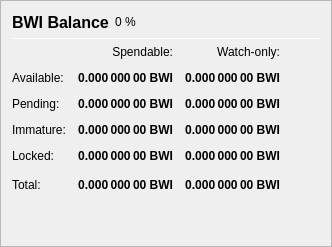
                   <widget class="QFrame" name="frame_Balances">
                    <property name="frameShape">
                     <enum>QFrame::StyledPanel</enum>
                    </property>
                    <property name="frameShadow">
                     <enum>QFrame::Raised</enum>
                    </property>
                    <layout class="QVBoxLayout" name="verticalLayout_4">
                     <item>
                      <layout class="QHBoxLayout" name="horizontalLayout_4">
                       <item>
                        <widget class="QLabel" name="label_5">
                         <property name="minimumSize">
                          <size>
                           <width>0</width>
                           <height>20</height>
                          </size>
                         </property>
                         <property name="font">
                          <font>
                           <pointsize>12</pointsize>
                           <weight>75</weight>
                           <bold>true</bold>
                          </font>
                         </property>
                         <property name="text">
                          <string>BWI Balance</string>
                         </property>
                        </widget>
                       </item>
                       <item>
                        <widget class="QLabel" name="labelBWIPercent">
                         <property name="text">
                          <string notr="true">0 %</string>
                         </property>
                        </widget>
                       </item>
                       <item>
                        <spacer name="horizontalSpacer_3">
                         <property name="orientation">
                          <enum>Qt::Horizontal</enum>
                         </property>
                         <property name="sizeHint" stdset="0">
                          <size>
                           <width>40</width>
                           <height>20</height>
                          </size>
                         </property>
                        </spacer>
                       </item>
                      </layout>
                     </item>
                     <item>
                      <widget class="Line" name="line_Balance">
                       <property name="minimumSize">
                        <size>
                         <width>0</width>
                         <height>1</height>
                        </size>
                       </property>
                       <property name="maximumSize">
                        <size>
                         <width>16777215</width>
                         <height>1</height>
                        </size>
                       </property>
                       <property name="orientation">
                        <enum>Qt::Horizontal</enum>
                       </property>
                      </widget>
                     </item>
                     <item>
                      <layout class="QGridLayout" name="gridLayout">
                       <property name="spacing">
                        <number>12</number>
                       </property>
                       <item row="0" column="1">
                        <widget class="QLabel" name="labelSpendable">
                         <property name="text">
                          <string>Spendable:</string>
                         </property>
                         <property name="alignment">
                          <set>Qt::AlignRight|Qt::AlignTrailing|Qt::AlignVCenter</set>
                         </property>
                        </widget>
                       </item>
                       <item row="0" column="2">
                        <widget class="QLabel" name="labelWatchonly">
                         <property name="text">
                          <string>Watch-only:</string>
                         </property>
                         <property name="alignment">
                          <set>Qt::AlignRight|Qt::AlignTrailing|Qt::AlignVCenter</set>
                         </property>
                        </widget>
                       </item>
                       <item row="1" column="0">
                        <widget class="QLabel" name="labelBalanceText">
                         <property name="text">
                          <string>Available:</string>
                         </property>
                        </widget>
                       </item>
                       <item row="1" column="1">
                        <widget class="QLabel" name="labelBalance">
                         <property name="font">
                          <font>
                           <weight>75</weight>
                           <bold>true</bold>
                          </font>
                         </property>
                         <property name="cursor">
                          <cursorShape>IBeamCursor</cursorShape>
                         </property>
                         <property name="toolTip">
                          <string>Your current spendable balance</string>
                         </property>
                         <property name="text">
                          <string notr="true">0.000 000 00 BWI</string>
                         </property>
                         <property name="alignment">
                          <set>Qt::AlignRight|Qt::AlignTrailing|Qt::AlignVCenter</set>
                         </property>
                         <property name="textInteractionFlags">
                          <set>Qt::LinksAccessibleByMouse|Qt::TextSelectableByKeyboard|Qt::TextSelectableByMouse</set>
                         </property>
                        </widget>
                       </item>
                       <item row="1" column="2">
                        <widget class="QLabel" name="labelWatchAvailable">
                         <property name="font">
                          <font>
                           <weight>75</weight>
                           <bold>true</bold>
                          </font>
                         </property>
                         <property name="cursor">
                          <cursorShape>IBeamCursor</cursorShape>
                         </property>
                         <property name="toolTip">
                          <string>Your current balance in watch-only addresses</string>
                         </property>
                         <property name="text">
                          <string notr="true">0.000 000 00 BWI</string>
                         </property>
                         <property name="alignment">
                          <set>Qt::AlignRight|Qt::AlignTrailing|Qt::AlignVCenter</set>
                         </property>
                         <property name="textInteractionFlags">
                          <set>Qt::LinksAccessibleByMouse|Qt::TextSelectableByKeyboard|Qt::TextSelectableByMouse</set>
                         </property>
                        </widget>
                       </item>
                       <item row="2" column="0">
                        <widget class="QLabel" name="labelPendingText">
                         <property name="text">
                          <string>Pending:</string>
                         </property>
                        </widget>
                       </item>
                       <item row="2" column="1">
                        <widget class="QLabel" name="labelUnconfirmed">
                         <property name="font">
                          <font>
                           <weight>75</weight>
                           <bold>true</bold>
                          </font>
                         </property>
                         <property name="cursor">
                          <cursorShape>IBeamCursor</cursorShape>
                         </property>
                         <property name="toolTip">
                          <string>Total of transactions that have yet to be confirmed, and do not yet count toward the spendable balance</string>
                         </property>
                         <property name="text">
                          <string notr="true">0.000 000 00 BWI</string>
                         </property>
                         <property name="alignment">
                          <set>Qt::AlignRight|Qt::AlignTrailing|Qt::AlignVCenter</set>
                         </property>
                         <property name="textInteractionFlags">
                          <set>Qt::LinksAccessibleByMouse|Qt::TextSelectableByKeyboard|Qt::TextSelectableByMouse</set>
                         </property>
                        </widget>
                       </item>
                       <item row="2" column="2">
                        <widget class="QLabel" name="labelWatchPending">
                         <property name="font">
                          <font>
                           <weight>75</weight>
                           <bold>true</bold>
                          </font>
                         </property>
                         <property name="cursor">
                          <cursorShape>IBeamCursor</cursorShape>
                         </property>
                         <property name="toolTip">
                          <string>Unconfirmed transactions to watch-only addresses</string>
                         </property>
                         <property name="text">
                          <string notr="true">0.000 000 00 BWI</string>
                         </property>
                         <property name="alignment">
                          <set>Qt::AlignRight|Qt::AlignTrailing|Qt::AlignVCenter</set>
                         </property>
                         <property name="textInteractionFlags">
                          <set>Qt::LinksAccessibleByMouse|Qt::TextSelectableByKeyboard|Qt::TextSelectableByMouse</set>
                         </property>
                        </widget>
                       </item>
                       <item row="3" column="0">
                        <widget class="QLabel" name="labelImmatureText">
                         <property name="text">
                          <string>Immature:</string>
                         </property>
                        </widget>
                       </item>
                       <item row="3" column="1">
                        <widget class="QLabel" name="labelImmature">
                         <property name="font">
                          <font>
                           <weight>75</weight>
                           <bold>true</bold>
                          </font>
                         </property>
                         <property name="cursor">
                          <cursorShape>IBeamCursor</cursorShape>
                         </property>
                         <property name="toolTip">
                          <string>Staked or masternode rewards that has not yet matured</string>
                         </property>
                         <property name="text">
                          <string notr="true">0.000 000 00 BWI</string>
                         </property>
                         <property name="alignment">
                          <set>Qt::AlignRight|Qt::AlignTrailing|Qt::AlignVCenter</set>
                         </property>
                         <property name="textInteractionFlags">
                          <set>Qt::LinksAccessibleByMouse|Qt::TextSelectableByKeyboard|Qt::TextSelectableByMouse</set>
                         </property>
                        </widget>
                       </item>
                       <item row="3" column="2">
                        <widget class="QLabel" name="labelWatchImmature">
                         <property name="font">
                          <font>
                           <weight>75</weight>
                           <bold>true</bold>
                          </font>
                         </property>
                         <property name="cursor">
                          <cursorShape>IBeamCursor</cursorShape>
                         </property>
                         <property name="toolTip">
                          <string>Staked or masternode rewards in watch-only addresses that has not yet matured</string>
                         </property>
                         <property name="text">
                          <string notr="true">0.000 000 00 BWI</string>
                         </property>
                         <property name="alignment">
                          <set>Qt::AlignRight|Qt::AlignTrailing|Qt::AlignVCenter</set>
                         </property>
                         <property name="textInteractionFlags">
                          <set>Qt::LinksAccessibleByMouse|Qt::TextSelectableByKeyboard|Qt::TextSelectableByMouse</set>
                         </property>
                        </widget>
                       </item>
                       <item row="4" column="0">
                        <widget class="QLabel" name="labelLockedBalanceText">
                         <property name="toolTip">
                          <string>Locked BWI or Masternode collaterals. These are excluded from zBWI minting.</string>
                         </property>
                         <property name="text">
                          <string>Locked:</string>
                         </property>
                        </widget>
                       </item>
                       <item row="4" column="1">
                        <widget class="QLabel" name="labelLockedBalance">
                         <property name="font">
                          <font>
                           <weight>75</weight>
                           <bold>true</bold>
                          </font>
                         </property>
                         <property name="cursor">
                          <cursorShape>IBeamCursor</cursorShape>
                         </property>
                         <property name="toolTip">
                          <string>Locked BWI or Masternode collaterals. These are excluded from zBWI minting.</string>
                         </property>
                         <property name="text">
                          <string notr="true">0.000 000 00 BWI</string>
                         </property>
                         <property name="alignment">
                          <set>Qt::AlignRight|Qt::AlignTrailing|Qt::AlignVCenter</set>
                         </property>
                         <property name="textInteractionFlags">
                          <set>Qt::LinksAccessibleByMouse|Qt::TextSelectableByKeyboard|Qt::TextSelectableByMouse</set>
                         </property>
                        </widget>
                       </item>
                       <item row="4" column="2">
                        <widget class="QLabel" name="labelWatchLocked">
                         <property name="font">
                          <font>
                           <weight>75</weight>
                           <bold>true</bold>
                          </font>
                         </property>
                         <property name="cursor">
                          <cursorShape>IBeamCursor</cursorShape>
                         </property>
                         <property name="toolTip">
                          <string>Current locked balance in watch-only addresses</string>
                         </property>
                         <property name="text">
                          <string notr="true">0.000 000 00 BWI</string>
                         </property>
                         <property name="alignment">
                          <set>Qt::AlignRight|Qt::AlignTrailing|Qt::AlignVCenter</set>
                         </property>
                         <property name="textInteractionFlags">
                          <set>Qt::LinksAccessibleByMouse|Qt::TextSelectableByKeyboard|Qt::TextSelectableByMouse</set>
                         </property>
                        </widget>
                       </item>
                       <item row="5" column="0">
                        <widget class="QLabel" name="labelTotalText">
                         <property name="toolTip">
                          <string>Your current Bitwin24 balance, unconfirmed and immature transactions included</string>
                         </property>
                         <property name="text">
                          <string>Total:</string>
                         </property>
                        </widget>
                       </item>
                       <item row="5" column="1">
                        <widget class="QLabel" name="labelTotal">
                         <property name="font">
                          <font>
                           <weight>75</weight>
                           <bold>true</bold>
                          </font>
                         </property>
                         <property name="cursor">
                          <cursorShape>IBeamCursor</cursorShape>
                         </property>
                         <property name="toolTip">
                          <string>Your current Bitwin24 balance, unconfirmed and immature transactions included</string>
                         </property>
                         <property name="text">
                          <string notr="true">0.000 000 00 BWI</string>
                         </property>
                         <property name="alignment">
                          <set>Qt::AlignRight|Qt::AlignTrailing|Qt::AlignVCenter</set>
                         </property>
                         <property name="textInteractionFlags">
                          <set>Qt::LinksAccessibleByMouse|Qt::TextSelectableByKeyboard|Qt::TextSelectableByMouse</set>
                         </property>
                        </widget>
                       </item>
                       <item row="5" column="2">
                        <widget class="QLabel" name="labelWatchTotal">
                         <property name="font">
                          <font>
                           <weight>75</weight>
                           <bold>true</bold>
                          </font>
                         </property>
                         <property name="cursor">
                          <cursorShape>IBeamCursor</cursorShape>
                         </property>
                         <property name="toolTip">
                          <string>Current total balance in watch-only addresses</string>
                         </property>
                         <property name="text">
                          <string notr="true">0.000 000 00 BWI</string>
                         </property>
                         <property name="alignment">
                          <set>Qt::AlignRight|Qt::AlignTrailing|Qt::AlignVCenter</set>
                         </property>
                         <property name="textInteractionFlags">
                          <set>Qt::LinksAccessibleByMouse|Qt::TextSelectableByKeyboard|Qt::TextSelectableByMouse</set>
                         </property>
                        </widget>
                       </item>
                       <item row="5" column="3">
                        <spacer name="horizontalSpacer_9">
                         <property name="orientation">
                          <enum>Qt::Horizontal</enum>
                         </property>
                         <property name="sizeHint" stdset="0">
                          <size>
                           <width>40</width>
                           <height>20</height>
                          </size>
                         </property>
                        </spacer>
                       </item>
                      </layout>
                     </item>
                     <item>
                      <spacer name="verticalSpacer_3">
                       <property name="orientation">
                        <enum>Qt::Vertical</enum>
                       </property>
                       <property name="sizeHint" stdset="0">
                        <size>
                         <width>20</width>
                         <height>40</height>
                        </size>
                       </property>
                      </spacer>
                     </item>
                    </layout>
                   </widget>
